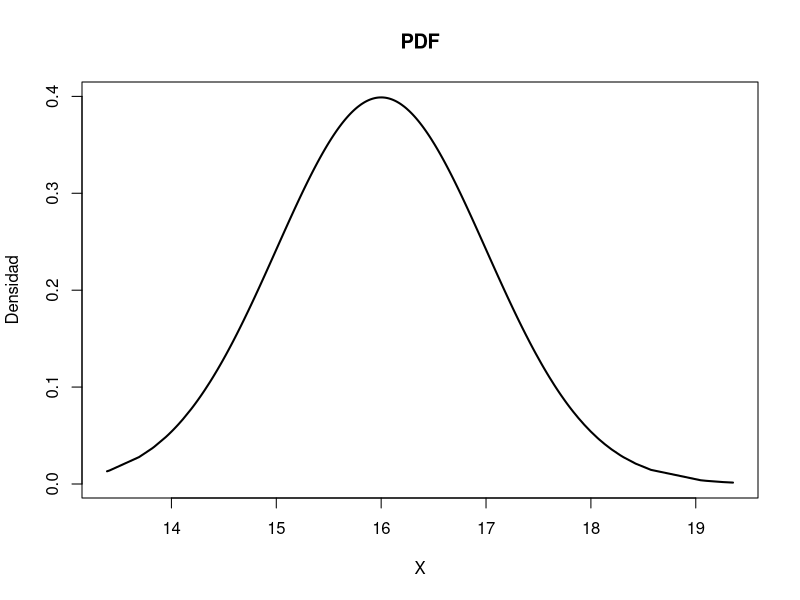
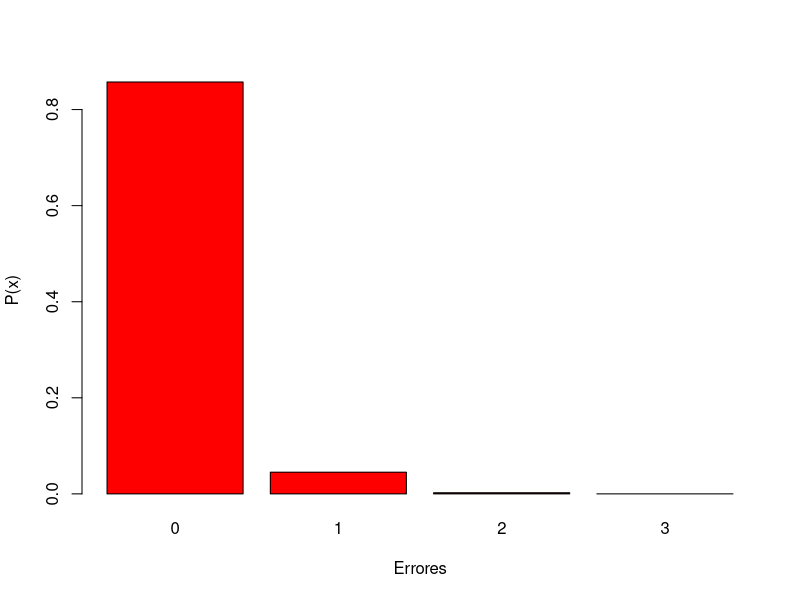
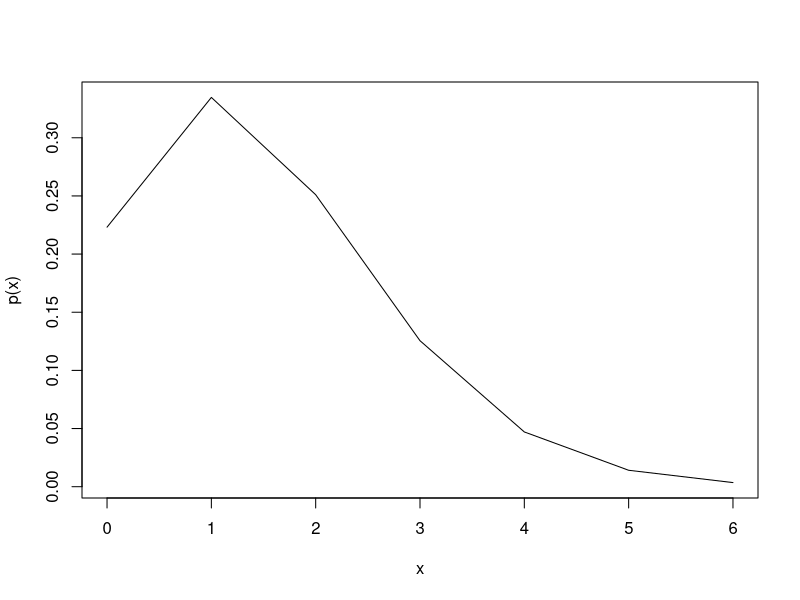
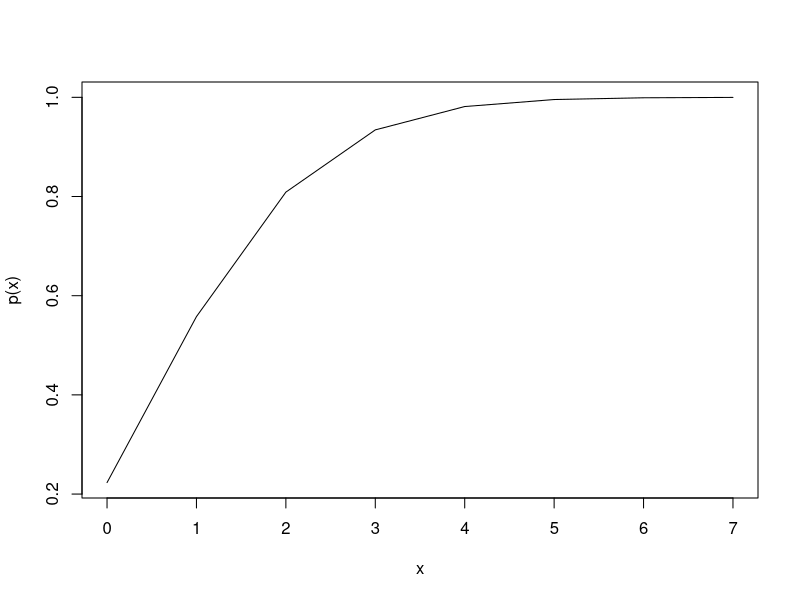
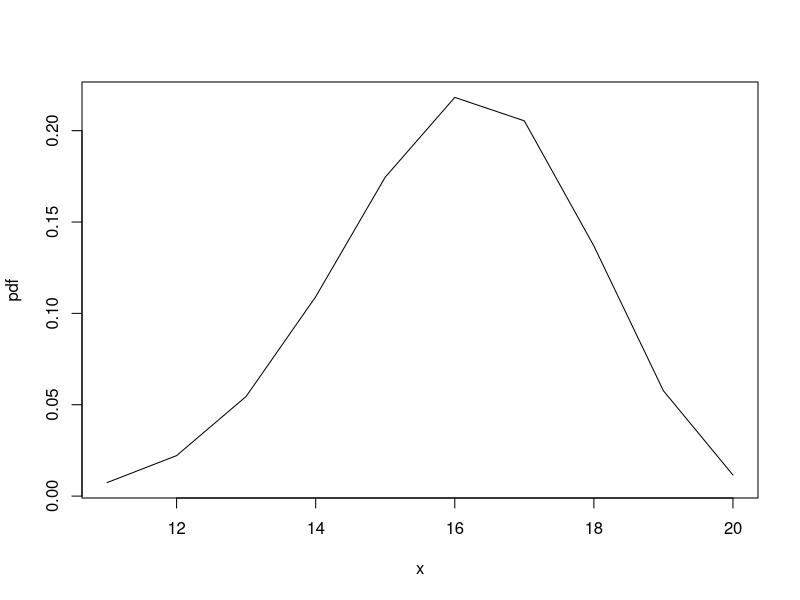
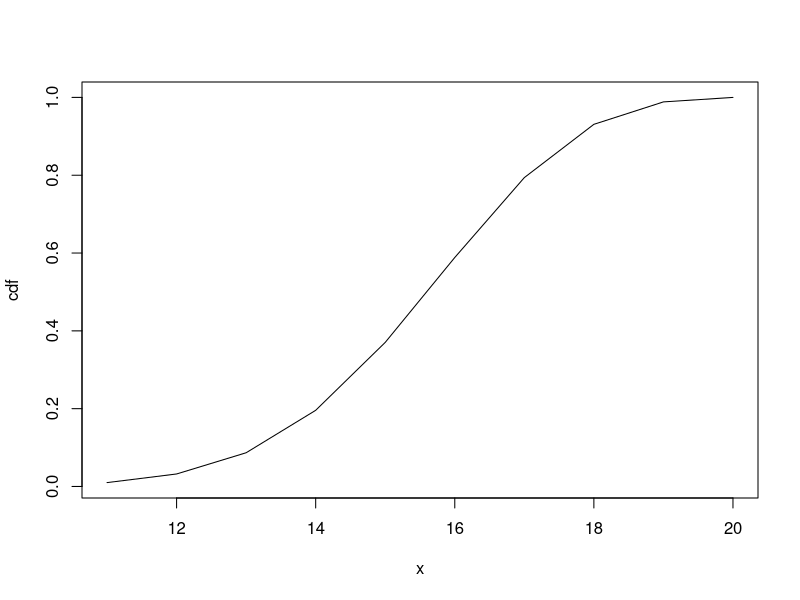
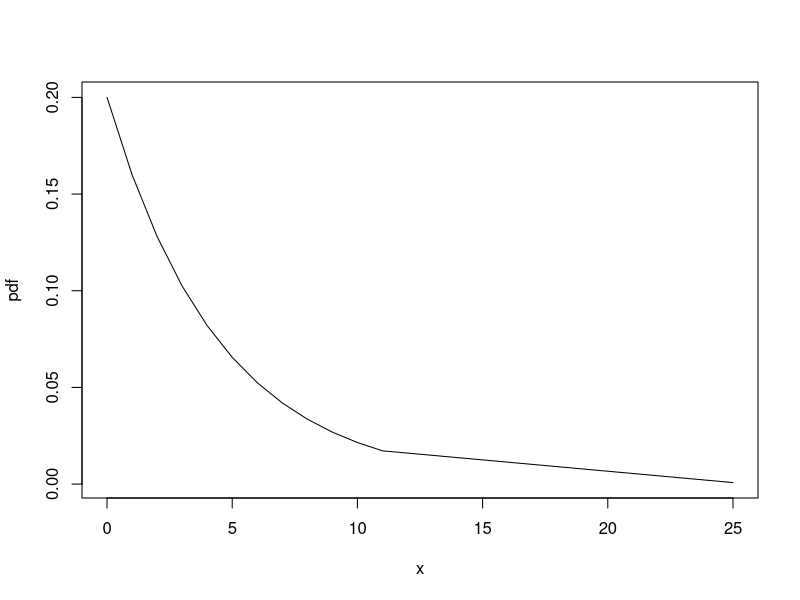
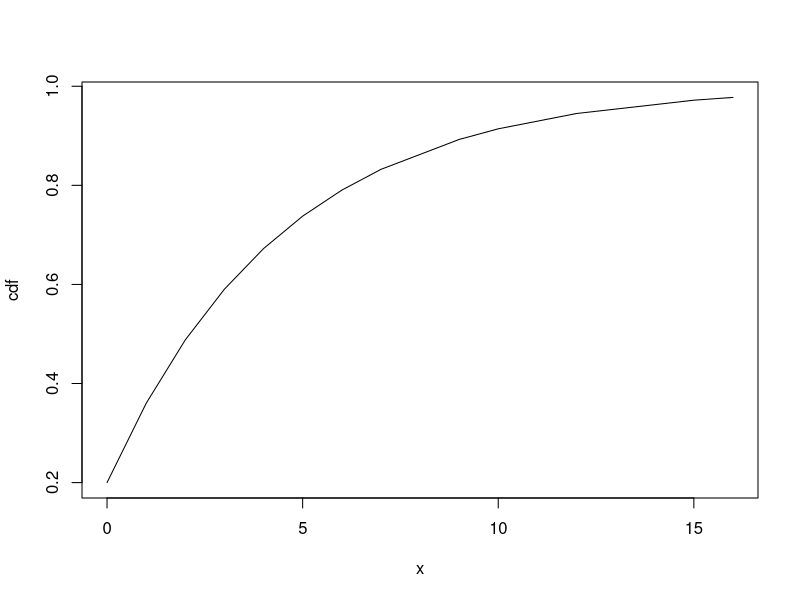

Reproduce these figures in R, in order.
## ---- chunk 1
    fnormal <- function(x) {
      dnorm(x=x, mean=15, sd=1)
    }
    
    integrate(fnormal, lower=12, upper=14)
## ---- chunk 2
    xs <- sort(rnorm(500, 16,1))
    normal<-dnorm(xs, 16,  1)
    plot(xs, normal, main="PDF", xlab="X", ylab="Densidad", lwd="2", type='l')
## ---- chunk 3
      data<-c(0.95^3,0.05*(0.95)^2,(0.05^2)*0.95,0.05^3)
      barplot(data, col = 'red', xlab = 'Errores', ylab = 'P(x)', names.arg = c(0,1,2,3))
## ---- chunk 4
    1 - 0.95^3
## ---- chunk 5
    x<-sort(rpois(1000, 1.5))
    pdf<-dpois(x, lambda = 1.5)
    plot(x,pdf, type = 'l', xlab = 'x', ylab = 'p(x)')
## ---- chunk 6
    x<-sort(rpois(1000, 1.5))
    cdf<-ppois(x, lambda = 1.5)
    plot(x, cdf, type = 'l', xlab = 'x', ylab = 'p(x)')
## ---- chunk 7
    choose(20,14) * (0.8)^14 * (0.2)^6
## ---- chunk 8
    p = 0
    for(i in seq(0,9)) {
      p <- p + choose(20,i) * (0.8)^i * (0.2)^(20-i)
    }
    1 - p
## ---- chunk 9
    p = 0
    for(i in seq(0,9)) {
      p <- p + choose(20,i) * (0.8)^i * (0.2)^(20-i)
    }
    p
## ---- chunk 10
    x<-sort(rbinom(100,20,0.8))
    pdf=dbinom(x,20,0.8)
    plot(x, pdf, type = 'l')
## ---- chunk 11
    x<-sort(rbinom(100,20,0.8))
    cdf=pbinom(x,20,0.8)
    plot(x, cdf, type = 'l')
## ---- chunk 12
    p = 0
    for(i in seq(1,10)) {
      p <- p + 0.2^(i-1) * 0.8
    }
    1 - p
## ---- chunk 13
    x<-sort(rgeom(100,0.2))
    pdf=dgeom(x, 0.2)
    plot(x, pdf, type = 'l')
## ---- chunk 14
    x<-sort(rgeom(100,0.2))
    cdf=pgeom(x, 0.2)
    plot(x, cdf, type = 'l')
## ---- chunk 15
    pdf<-function(y) {
      y*(1-y)
    }
    k<-1/(integrate(pdf, 0, 1)$value)
    k
## ---- chunk 16
    pdf<-function(y) {
      6*y*(1-y)
    }
    
    p<-(integrate(pdf, 0.4, 1)$value)
    p
## ---- chunk 17
    p<-(integrate(pdf, 0.4, 1)$value)
    p
## ---- chunk 18
    p<-(integrate(pdf, 0, 0.4)$value) / (integrate(pdf, 0, 0.8)$value)
    p
## ---- chunk 19
    p<-(integrate(pdf, 0, 0.4)$value) / (integrate(pdf, 0, 0.8)$value)
    p
## ---- chunk 20
    x<-seq(0, 10)
    plot(x, lapply(x, pdf) , type='l', xlab = 'x', ylab = 'p(x)')
## ---- chunk 21
pdf<-function(x){
  exp((-(x-400)^2/(2*(20)^2)))/(20*sqrt(2*pi))
}
integrate(pdf, 450, Inf)$value
## ---- chunk 22
x<-sort(rnorm(600, 400,20))
pdf<-dnorm(x,mean=400,sd=20)
plot(x, pdf, xlab = 'x', ylab = 'p(x)', type = 'l')
## ---- chunk 23
cdf<-pnorm(x,mean=400,sd=20)
plot(x, cdf, xlab = 'x', ylab = 'p(x)', type = 'l')
## ---- chunk 24
    exp(-2.4 * 3)
## ---- chunk 25
    (1 - exp(-2.4 * 3)) - (1 - exp(-2.4 * 2))
## ---- chunk 26
    x<-sort(rexp(100, 2.4))
    pdf<-dexp(x, 2.4)
    plot(x, pdf, xlab = 'x', ylab = 'p(x)', type = 'l')
## ---- chunk 27
    x<-sort(rexp(100, 2.4))
    cdf<-pexp(x, 2.4)
    plot(x, cdf, xlab = 'x', ylab = 'p(x)', type = 'l')
